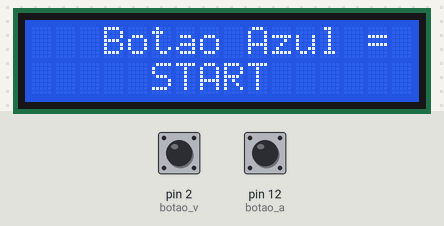
Recording of a sketch running on a simulated Arduino Uno, built with avr-gcc and run on an emulated ATmega328P. On the bench: 16×2 character LCD. The inputs (shaded band) are chosen by the test bench; at power-on: pin 12 (botao_a) HIGH, pin 2 (botao_v) HIGH.

Above: at 1.2 s.
1.3 s: pin 12 (botao_a) pulled LOW for 0.6 s
At 2.1 s:
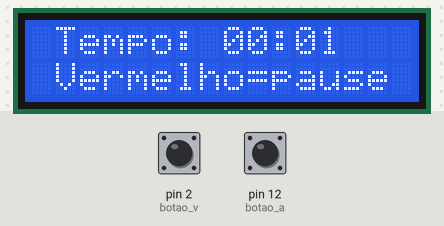
4.9 s: pin 2 (botao_v) pulled LOW for 0.6 s
At 5.2 s:
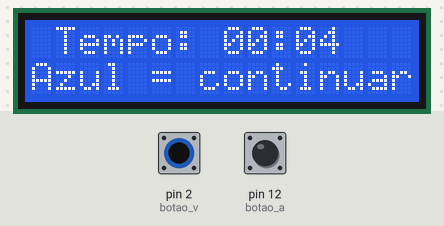
7.0 s: pin 12 (botao_a) pulled LOW for 1 s
At 7.8 s:
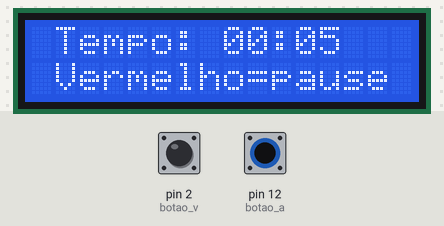
9.5 s: pin 2 (botao_v) pulled LOW for 1 s
At 9.9 s:
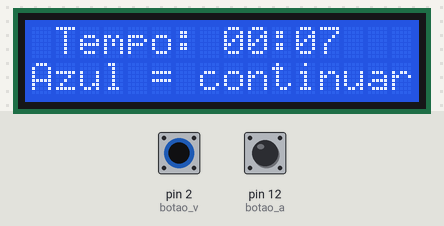
12.0 s: pin 2 (botao_v) pulled LOW for 3.2 s
At 16.9 s:
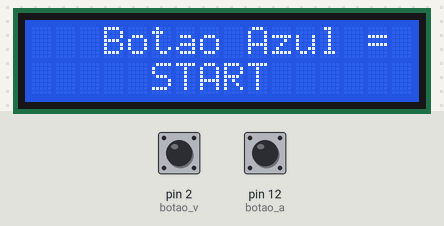
17.2 s: pin 12 (botao_a) pulled LOW for 3.2 s
At 19.0 s:
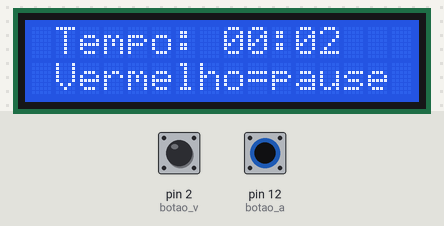
Timing chart, 0 to 20.5 s (numbered marks = the images above; inputs shaded):
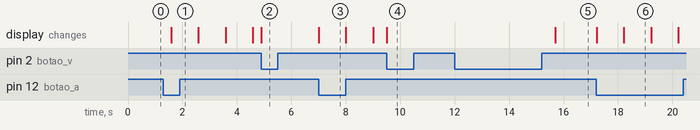

The sketch:

project_tangram_intel.ino
```cpp
int botao_v = 2;
int botao_a = 12;
unsigned long tempoAnterior = 0; // Variável para armazenar o tempo anterior
const long intervalo = 1000; // Intervalo de 1 segundo
int segundos = 0; // Variável para contar os segundos
int minutos = 0; // Variável para contar os minutos
bool botaoPressionado = false; // Variável para indicar se o botão foi pressionado
unsigned long tempoInicio = 0; // Variável para armazenar o tempo de início

#include <LiquidCrystal.h>
LiquidCrystal lcd(7,6,5,4,3,8);

void setup() {
  pinMode(botao_v, INPUT_PULLUP);
  pinMode(botao_a, INPUT_PULLUP);
  lcd.begin(16,2);
}

// Função de contar o tempo
void timer() {
  lcd.clear(); // Limpa o LCD
  while(true){ // Loop infinito
    if(digitalRead(botao_v) == LOW){ // Se o botão vermelho for pressionado
      while(digitalRead(botao_a) == HIGH){ // Enquanto o botão azul não for pressionado
        lcd.setCursor(0,1); // Define a posição do cursor do LCD
        lcd.print("Azul = continuar"); // Exibe uma mensagem no LCD

        if(digitalRead(botao_v) == LOW){ // Se o botão vermelho for pressionado novamente
          while (digitalRead(botao_a) == HIGH){ // Enquanto o botão azul não for pressionado
            if (digitalRead(botao_v) == LOW && !botaoPressionado){ // Se o botão vermelho for pressionado e o botão não estiver sido previamente pressionado
              tempoInicio = millis(); // Armazena o tempo atual
              botaoPressionado = true; // Marca o botão como pressionado
            }

            if (digitalRead(botao_v) == HIGH && botaoPressionado){ // Se o botão vermelho for solto e o botão estiver pressionado
              unsigned long tempoPressionado = millis() - tempoInicio; // Calcula o tempo de pressionamento do botão
              botaoPressionado = false; // Marca o botão como não pressionado
              if (tempoPressionado >= 3000){ // Se o botão foi pressionado por mais de 3 segundos
                return; // Sai da função
              }
            }
          }
        }
      }
      lcd.clear(); // Limpa o LCD
    }

    unsigned long temporizador = millis(); // Obtém o tempo atual em milissegundos

    if (temporizador - tempoAnterior >= intervalo){ // Se passou o intervalo de 1 segundo
      tempoAnterior = temporizador; // Atualiza o tempo anterior

      // Incrementa os segundos e os minutos conforme necessário
      segundos++;
      if (segundos >= 60){
        segundos = 0;
        minutos++;
      }

      // Exibe o tempo no LCD
      lcd.setCursor(1,0);
      lcd.print("Tempo: ");
      if (minutos < 10) lcd.print("0");
      lcd.print(minutos);
      lcd.print(":");
      if (segundos < 10) lcd.print("0");
      lcd.print(segundos);
      lcd.setCursor(1,1);
      lcd.print("Vermelho=pause");
    }
  }
}

void loop() {
  lcd.clear(); // Limpa o LCD
  segundos = 0; // Reinicia os segundos
  minutos = 0; // Reinicia os minutos
  if(digitalRead(botao_a) == LOW){ // Se o botão azul for pressionado
    timer(); // Chama a função timer
  } else {
    lcd.setCursor(3,0);
    lcd.print("Botao Azul =");
    lcd.setCursor(5,1);
    lcd.print("START");
  }

  delay(500); // Aguarda 500 milissegundos
}
```

Measured:
- after the input at 1.3 s, the display: changes after 0.28 s (image 1)
- after the input at 4.9 s, the display: changes at once (image 2)
- after the input at 7.0 s, the display: changes at once (image 3)
- after the input at 9.5 s, the display: changes at once (image 4)
- after the input at 12.0 s, the display: changes after 3.7 s (image 5)
- after the input at 17.2 s, the display: first changes at once (image 6 shows a later state)
- what the display in image 6 shows lasts 1.0 s, from 18.2 s to 19.2 s
